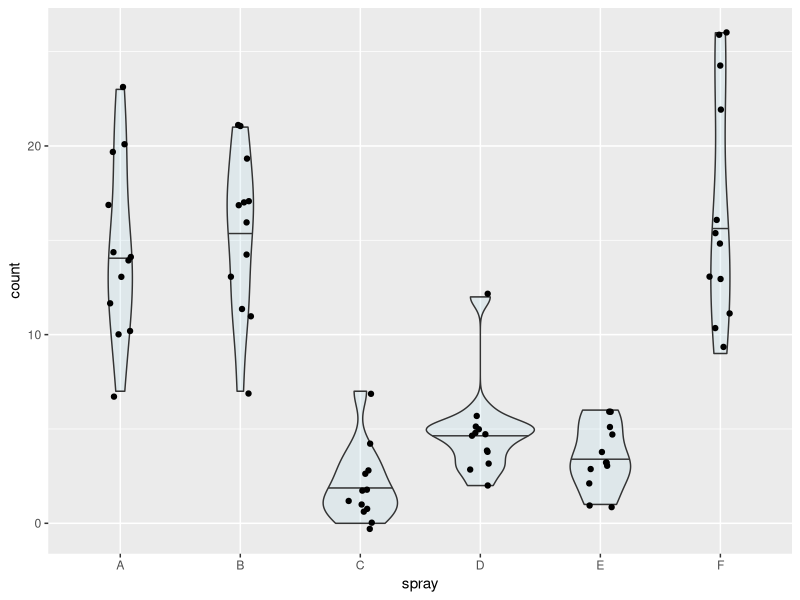

Generate this figure with R:
# To complete the following exercises, you must use either base R or tidyverse functions.  
# Manual searching or hard-coding answers will not be graded.

library(tidyverse)

# sampling ----------------------------------------------------------------

# GUIDE:
# The original `iris` dataset has 150 observations, with 50 samples per species.
# Convert the base R `iris` dataframe to a tibble for easier manipulation.
df_iris <- as_tibble(iris)

# Using `nrow(df_iris)` will confirm there are 150 rows.
nrow(df_iris) # return 150

# Using `group_by()` will confirm there are 50 rows for each species.
df_iris %>% 
  group_by(Species) %>% 
  summarize(n_sample = n()) # return n_sample = 50 each

# The function `sample_n(size = 3)` randomly selects 3 observations from the dataset. 
# When applied after `filter(Species == XX)`, it samples 3 observations from a given species.
df_s3 <- df_iris %>% 
  filter(Species == "versicolor") %>% 
  sample_n(size = 3)

# You can take the mean of a selected column using `pull()` and `mean()`
df_s3 %>% 
  pull(Petal.Width) %>% 
  mean()

# Questions:
# 1. Create a `for` loop (with loop index `i`) to perform the following steps for 100 iterations:
#    a. Randomly sample 5 individuals of "versicolor".
#    b. Calculate the mean of their "Petal.Width" values.
#    c. Assign the result to `mu5[i]`. 
#       (Hint: initialize an empty object `mu5` before starting the loop.)
#    This procedure will yield 100 estimates of the mean Petal.Width from 5 individuals.
mu5 <- NULL
for (i in 1:100) {
  df_s5 <- df_iris %>% 
    filter(Species == "versicolor") %>% 
    sample_n(size = 5)
  
  (mu5[i] <- mean(df_s5$Petal.Width))
  }

# 2. Calculate the standard deviation of `mu5` and assign it to `s_mu5`.

(s_mu5 <- sd(mu5))

# 3. Repeat step 1 but sample 20 individuals in each iteration, and assign the results to `mu20`.
mu20 <- NULL
for (i in 1:100) {
  df_s5 <- df_iris %>% 
    filter(Species == "versicolor") %>% 
    sample_n(size = 20)
  
  (mu20[i] <- mean(df_s5$Petal.Width))
}


# 4. Calculate the standard deviation of `mu20` and assign it to `s_mu20`.
#    Verify that `s_mu20` is smaller than `s_mu5` by printing the comparison (`s_mu20 < s_mu5`)
(s_mu20 <- sd(mu20))
print(s_mu20 < s_mu5)

# probability density -----------------------------------------------------

# GUIDE:
# For continuous variables (e.g., body length), we use a probability density function (PDF) 
# to describe how values are distributed and how likely different values are.
# R provides built-in functions to work with probability distributions:
# - Probability Density Functions (PDF) for evaluating how likely a value is.
# - Cumulative Distribution Functions (CDF) for evaluating the probability 
#   that a value is less than or equal to a given number.
# These functions are available for many common distributions (e.g., normal).

# `dnorm(x = 1, mean = 0, sd = 1)` calculates the probability density of x = 1 
# for a normal distribution with mean = 0 and standard deviation = 1.
# Probability density tells us how "likely" a value is relative to other values.
# In this example, x = 1 is more likely than x = 2 under this distribution.

dnorm(x = 1, mean = 0, sd = 1)  # returns 0.2419707
dnorm(x = 2, mean = 0, sd = 1)  # returns 0.05399097

# `pnorm(q = 1, mean = 0, sd = 1)` calculates the probability (not probability density!) of x <= 1
# for a normal distribution with mean = 0 and standard deviation = 1.
pnorm(q = 1, mean = 0, sd = 1) # returns 0.8413447
pnorm(q = 0, mean = 0, sd = 1) # returns 0.5

# Questions:
# 1. Calculate the probability that 0 < x <= 10 for a normal distribution with mean = 5 and sd = 3.
#    Hint: Use `pnorm()` function and subtract P(x <= 0) from P(x <= 10).
p0 <- pnorm(q = 0, mean = 5, sd = 3)
p10 <- pnorm(q= 10, mean = 5, sd = 3)
p10 - p0

# 2. Calculate the probability that 0 < x <= 10 for a normal distribution with mean = -5 and sd = 3.
p0n <- pnorm(q = 0, mean = -5, sd = 3)
p10n <- pnorm(q= 10, mean = -5, sd = 3)
p10n - p0n

# t-test ------------------------------------------------------------------

# GUIDE:
# The `t.test()` function in R can perform a t-test with two options for handling variances: `var.equal = TRUE` or `FALSE`.
# - If the equal-variance assumption holds, using `var.equal = TRUE` can increase the power to detect a true difference.
# - If the assumption is seriously violated, using `var.equal = TRUE` may produce incorrect or misleading results.
# Even though both options can give similar results in many cases, it is important to understand the assumptions behind each test.

# Questions:
# 1. Using the `df_iris` dataset, calculate the variance of "Petal.Length" for each species.
#    (Hint: use `group_by()` and `summarize()` from dplyr.)

df_iris %>%
  group_by(Species) %>%
  summarize(var_l = var(Petal.Length),
            n = n())
  

# 2. Perform a t-test comparing "Petal.Length" between "setosa" and "versicolor".
#    Choose the appropriate `var.equal` option depending on whether the SDs appear equal.
x <- df_iris %>%
  filter(Species == "setosa") %>%
  pull(Petal.Length)
y <- df_iris %>%
  filter(Species == "versicolor") %>%
  pull(Petal.Length)

t.test(x, y, var.equal = FALSE)

# anova -------------------------------------------------------------------

# GUIDE:
# The `aov()` function in R can be used to perform ANOVA.
# The built-in dataset `InsectSprays` provides a useful example.
# It contains insect count data for different types of insect sprays.

df_insect <- as_tibble(InsectSprays)

# Questions:
# 1. Using the `df_insect` dataset, create a plot to visualize the distribution of insect counts for each spray type.
#    - Use a violin plot to show the distribution and include the median (y = count, x = spray).
#    - Add individual data points with a small horizontal jitter for clarity.
df_insect %>%
  ggplot(aes(x = spray,
             y = count)) +
  geom_violin(draw_quantiles = 0.5,
              alpha = 0.2,
              fill = "lightblue") +
  geom_jitter(width = 0.1)


# Question:
# 2. Using the `df_insect` dataset, perform a one-way ANOVA to test whether insect counts differ among spray types.
#    - Use the `aov()` function and display the summary of the model with `summary()`.
#    - Report if there was a significant difference between spray groups.

aov_insect <- aov(count ~ spray,
    data = df_insect)
summary(aov_insect) # significant difference among spray group counts